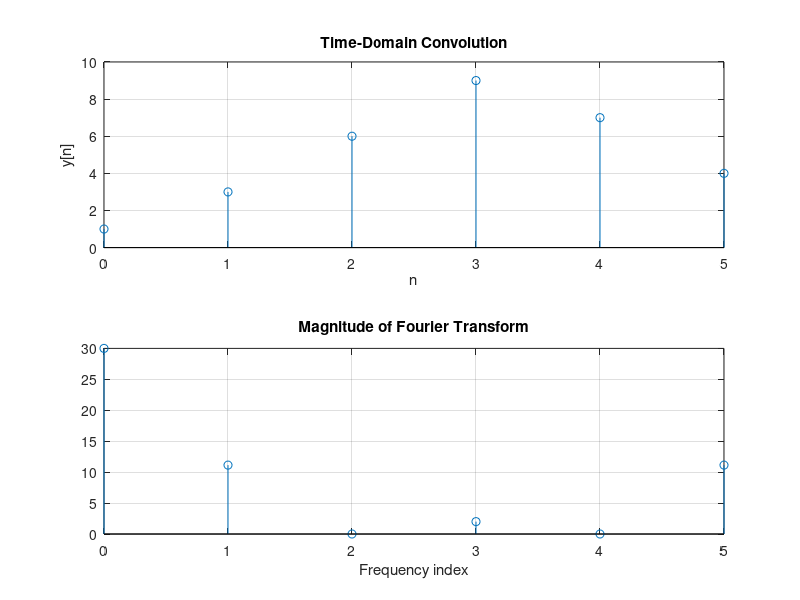

This chart was generated by the following MATLAB code:
clc;
clear;
close all;
x = [1 2 3 4];
h = [1 1 1];
y = conv(x,h);
N = length(y);
Y1 = fft(y,N);
Y2 = fft(x,N).*fft(h,N);
y_check = ifft(Y2);
subplot(2,1,1);
stem(0:length(y)-1,y);
title('Time-Domain Convolution');
xlabel('n'); ylabel('y[n]'); grid on;
subplot(2,1,2);
stem(0:N-1,abs(Y1));
title('Magnitude of Fourier Transform');
xlabel('Frequency index'); grid on;
disp('Convolution property verified: ifft(fft(x).*fft(h)) equals conv(x,h).');
disp(['Maximum error = ', num2str(max(abs(y-y_check)))]);
